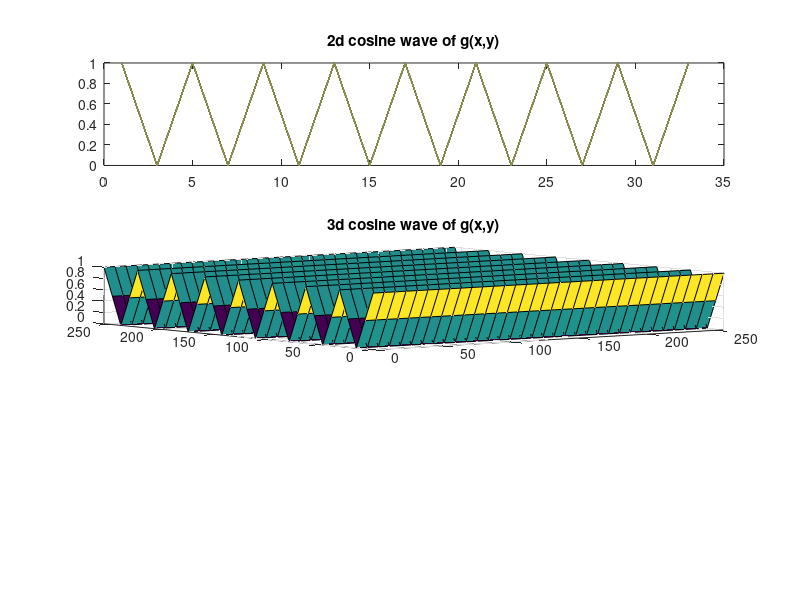

Write the MATLAB code that produced this figure. (Note: this script raises an error after producing the figure.)
[x,y] = meshgrid(0:8:256);                                
g = 0.5+0.5* cos(2*pi*(1/8*x+1/32*y));
subplot(3,1,1);
plot(g);
title('2d cosine wave of g(x,y)');
subplot(3,1,2);
surf(x,y,g);
title('3d cosine wave of g(x,y)');
axis tight;
Hs = spectrum.periodogram
Fs = 256;
subplot(3,1,3);
psd(Hs,g,'Fs',Fs);